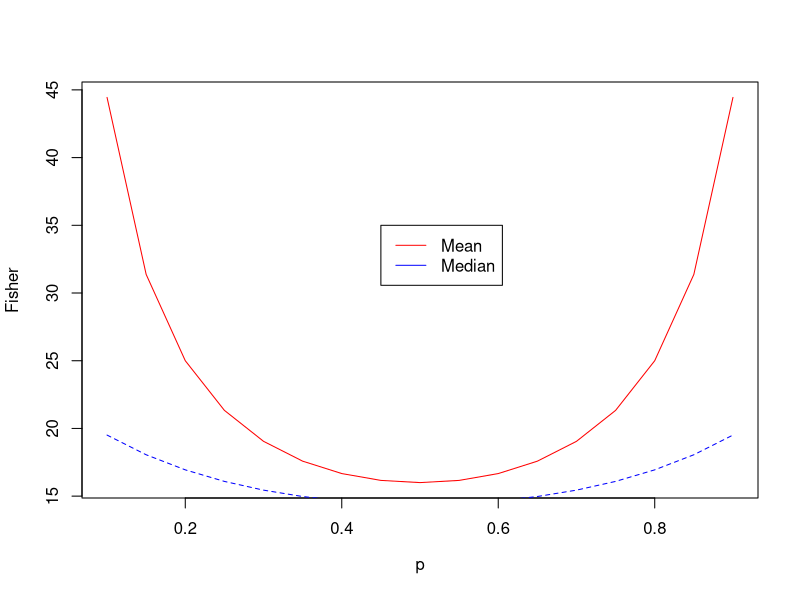

This chart was generated by the following R code:
library(ggplot2)
p= seq(0.1,0.9,by=0.05);
Fisher_mean=4/(p-p^2);
Fisher_median=-24*(p^2-p+4)/(9*p^2-9*p-4)
plot(p, Fisher_mean, type="l", col="red", xlab=expression(p), ylab="Fisher")
lines(p, Fisher_median, col="blue", type="l", lty=2)
legend(x=0.45,y=35, legend=c("Mean","Median"), 
       col=c("red","blue"), lty=1)
